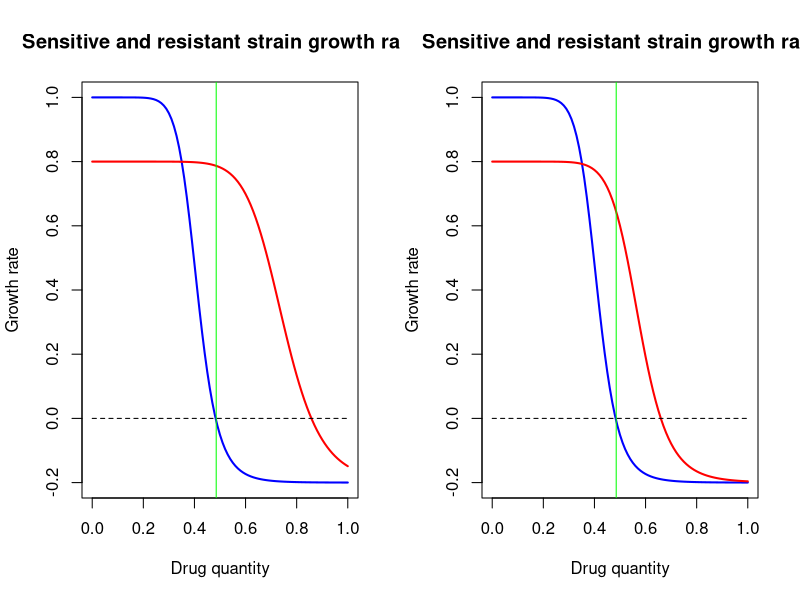
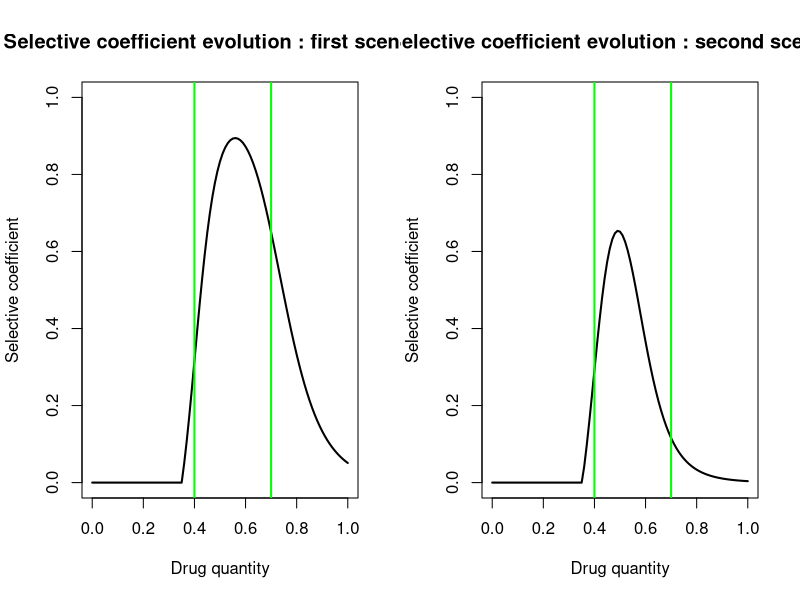
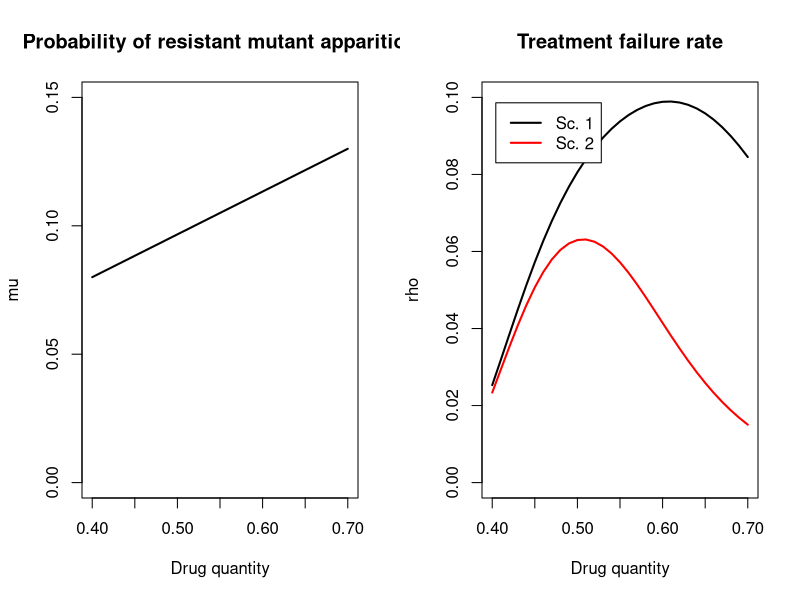
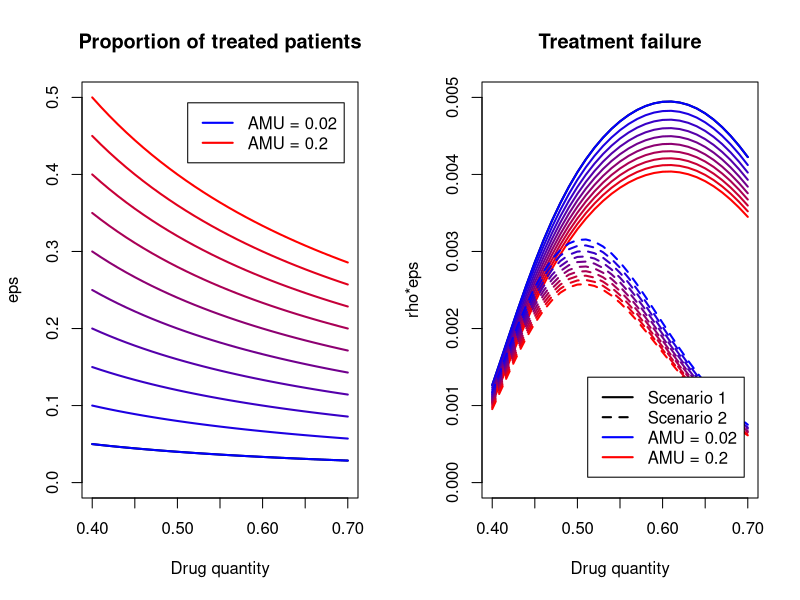
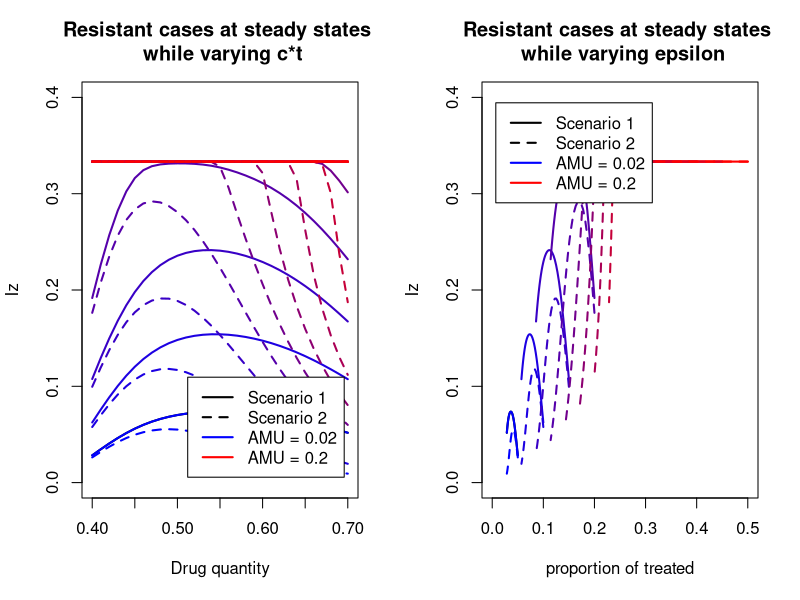
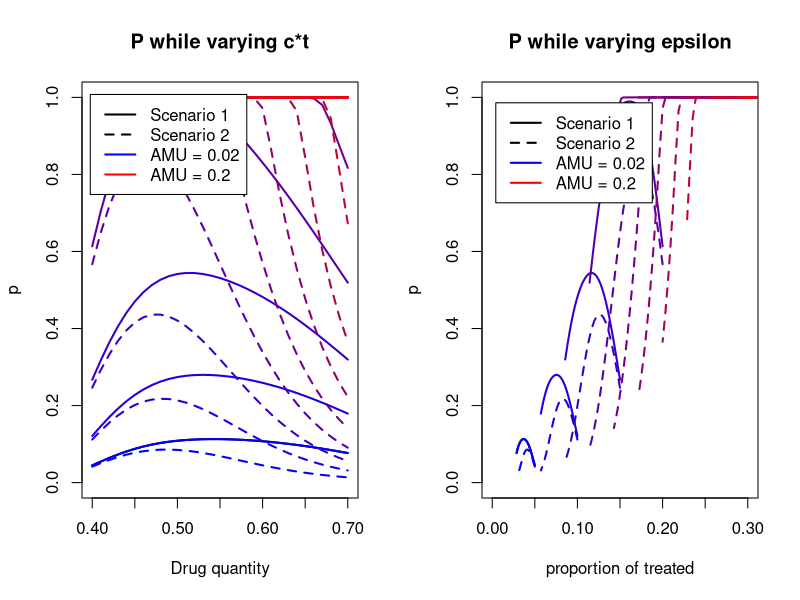
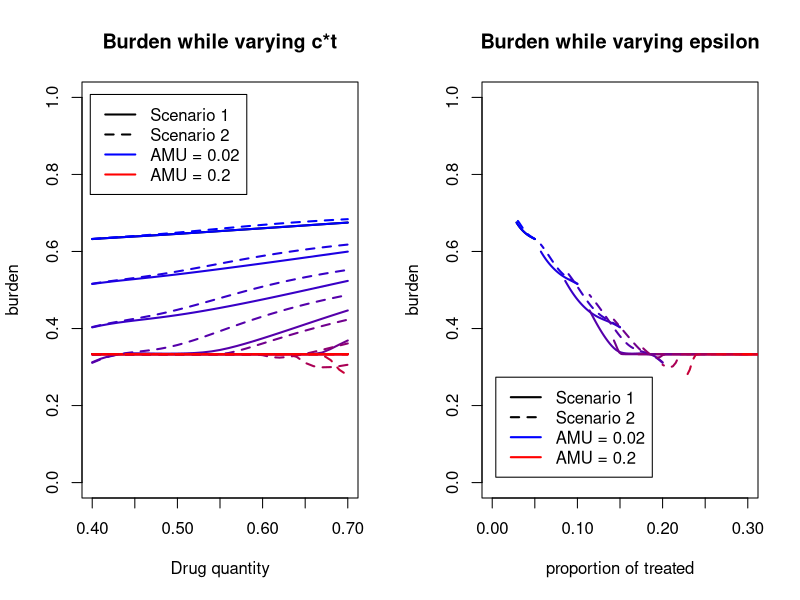
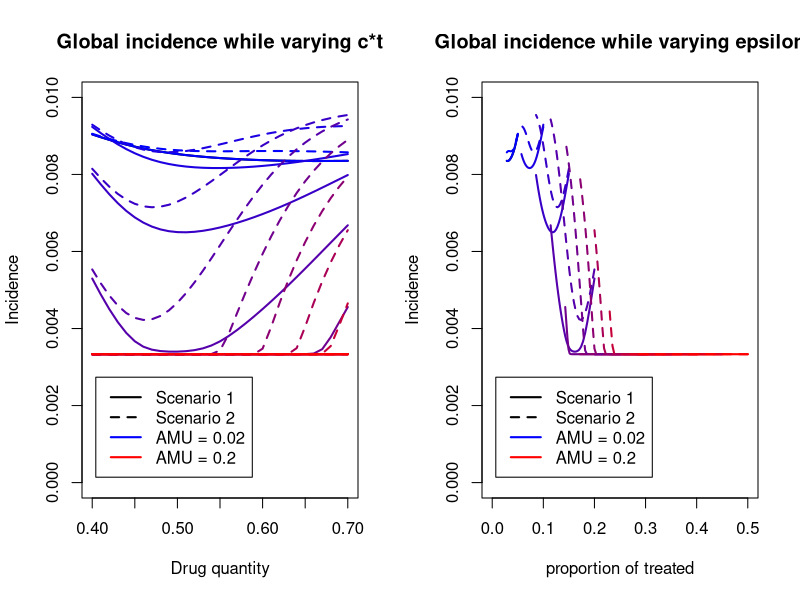

Write the R code that produced these figures, in order.
## ---- chunk 1
library(plyr)

#per capita maximum growth rate of sensitive bact
max_sens_gr <- 1 
max_sens_gr2 <- 1 
#per capita maximum growth rate of resistant bact
max_res_gr <- 0.8
max_res_gr2 <- 0.8
#per capita minimum growth rate of sensitive bact
min_sens_gr <- -0.2
min_sens_gr2 <- -0.2
#per capita minimum growth rate of res bact
min_res_gr <- -0.2
min_res_gr2 <- -0.2
#minimum inhibitory concentration of sen bact

mic_sens <- 0.35
mic_sens2 <- 0.35
#minimum inhibitory concentration of res bact

mic_res <- 0.65
mic_res2 <- 0.5
#slope for sens bact
kappa_sens <- 10
kappa_sens2 <- 10
#slope for res bact  

kappa_res <- 10
kappa_res2 <- 10

param_sens <- c(max_sens_gr, min_sens_gr, mic_sens, kappa_sens)
param_sens2 <- c(max_sens_gr2, min_sens_gr2, mic_sens2, kappa_sens2)

param_res <- c(max_res_gr, min_res_gr, mic_res, kappa_res)
param_res2 <- c(max_res_gr2, min_res_gr2, mic_res2, kappa_res2)

#mutant emergence probability : we consider that if the amount of applied atb increases, the probability of resistant mutant apparition increases linearly
max_mu <- 0.13
min_mu <- 0.08
max_dot <- 10
min_dot <- 1

#range of intervention - cl=lowest clinically effective dose, cu maximum tolerable dose (toxicity)
cl=0.40
cu=0.70
n_values=(cu-cl)*100+1

drug_quantities <- seq(cl, cu, length.out = n_values )

AMU = c(0.02, 0.04, 0.06, 0.08, 0.10, 0.12, 0.14, 0.16, 0.18, 0.2)

prop_treated <- do.call(cbind, lapply(AMU, function (x) x/drug_quantities))

eps_max <- max(prop_treated)

#selection of corresponding borders in sel_coef vector

lowbound=cl*100+1
highbound=cu*100+1



x <- seq(0,1,by=0.01)
zoom <- 1
## ---- chunk 2



growth = function(x, maxv, minv, micv, slopev) {
  y <- maxv - ((maxv - minv)*(x/micv)^slopev)/((x/micv)^slopev - maxv/minv)
  return(y)
}



colglob <- colorRampPalette(c("blue", "red"))

colforcol <- colglob(length(AMU))


linfun <- function(x, t, ltype){
  lines(t, unlist(x), lty=ltype, lwd=2, col=colforcol[as.numeric(parent.frame()$i)])
}

## ---- chunk 3


gr_sens <- lapply(x, growth, max_sens_gr, min_sens_gr, mic_sens, kappa_sens)

gr_res <- lapply(x, growth, max_res_gr, min_res_gr, mic_res, kappa_res)

gr_sens2 <- lapply(x, growth, max_sens_gr2, min_sens_gr2, mic_sens2, kappa_sens2)

gr_res2 <- lapply(x, growth, max_res_gr2, min_res_gr2, mic_res2, kappa_res2)

MIC <- sum(gr_sens>0)/length(gr_sens)
MICres <- sum(gr_res>0)/length(gr_res)
MICres2 <- sum(gr_res2>0)/length(gr_res2)
## ---- chunk 4
par(mfrow=c(1,2))

plot(x, gr_sens, main="Sensitive and resistant strain growth rate", xlab="Drug quantity", ylab="Growth rate", ylim=c(-0.2,1), lwd=2, type="l", col='blue')

lines(x, gr_res, type='l', col='red', lwd=2)

lines(x, rep(0, length(x)), type='l', col='black', lwd=1, lty=2)
abline(v=MIC, col='green')


plot(x, gr_sens2, main="Sensitive and resistant strain growth rate", xlab="Drug quantity", ylab="Growth rate", ylim=c(-0.2,1), lwd=2, type="l", col='blue')

lines(x, gr_res2, type='l', col='red', lwd=2)

lines(x, rep(0, length(x)), type='l', col='black', lwd=1, lty=2)
abline(v=MIC, col='green')

## ---- chunk 5
gr_sens <- unlist(gr_sens)
gr_sens2 <- unlist(gr_sens2)
gr_res <- unlist(gr_res)
gr_res2 <- unlist(gr_res2)

sel_coef <- gr_res - gr_sens
sel_coef2 <- gr_res2 - gr_sens2

sel_coef[which(sel_coef<0)] <- 0
sel_coef2[which(sel_coef2<0)] <- 0


minSC <- sum(sel_coef==0)/length(sel_coef)

plot(x, sel_coef, main="Selective coefficient evolution : first scenario", xlab="Drug quantity", ylab="Selective coefficient", ylim=c(0,1), lwd=2, type="l", col='black')
abline(v=cl, col='green', lw=2)
abline(v=cu, col='green', lw=2)

plot(x, sel_coef2, main="Selective coefficient evolution : second scenario", xlab="Drug quantity", ylab="Selective coefficient", ylim=c(0,1), lwd=2, type="l", col='black')
abline(v=cl, col='green', lw=2)
abline(v=cu, col='green', lw=2)
## ---- chunk 6
mu_prob <- seq(min_mu, max_mu, length.out = n_values)
doses <- seq(cl, cu, length.out = n_values)

plot(doses, mu_prob, main="Probability of resistant mutant apparition", xlab="Drug quantity", ylab="mu", ylim=c(0,0.15), lwd=2, type="l", col='black')

## ---- chunk 7
sel_sel_coef <- sel_coef[lowbound:highbound]
sel_sel_coef2 <- sel_coef2[lowbound:highbound]

rho1 <- sel_sel_coef*mu_prob
rho2 <- sel_sel_coef2*mu_prob

plot(doses, rho1, main="Treatment failure rate", xlab="Drug quantity", ylab="rho", lwd=2, type="l", col='black', ylim=c(0, 0.10))

lines(doses, rho2, type='l', col='red', lwd=2)

legend("topleft" , inset=.05, c("Sc. 1", "Sc. 2"), lty=c(1,1), lwd=c(2,2), col=c("black", "red"))

## ---- chunk 8



plot(doses, prop_treated[,1], main="Proportion of treated patients", xlab="Drug quantity", ylab="eps", ylim=c(0 , eps_max), lwd=2, type="l", col='black')

capture.output(apply(prop_treated, 2, linfun, doses, 1), file='NUL')

tag_min <- paste('AMU =', AMU[1])
tag_max <- paste('AMU =', AMU[length(AMU)])

legend("topright" , inset=.05, c(tag_min, tag_max), lty=c(1,1), lwd=c(2,2), col=c("blue", "red"))

## ---- chunk 9


treat_fail <- do.call(cbind, lapply(prop_treated, function (x) x*rho1))
treat_fail2 <- do.call(cbind, lapply(prop_treated, function (x) x*rho2))

plot(doses, treat_fail[,1], main="Treatment failure", xlab="Drug quantity", ylab="rho*eps", lwd=2, type="l", col='black', ylim=c(0, 0.005))

capture.output(apply(treat_fail, 2, linfun, doses, 1), file='NUL')
capture.output(apply(treat_fail2, 2, linfun, doses, 2), file='NUL')

legend("bottomright" , inset=.05, c('Scenario 1', 'Scenario 2', tag_min, tag_max), lty=c(1,2,1,1), lwd=c(2,2,2,2), col=c("black", "black", "blue", "red"))


## ---- chunk 10

library(deSolve)


options("scipen" = 10)

# initial state:
N <- 1
prop <- 0.01 #initial value of Iw and Iz

# time:
a <- 4000 #time span
m <- 1 #time step

# parameters
pbeta_w <- 0.04 #transmission parameter of Iw
pbeta_z <- 0.015 #transmission parameter of Iz

pgammaa <- 0.01 #innate recovery rate
pgamma_tilt <- 0.1 #recovery rate of Iw when treated by antibiotics



## ---- chunk 11

varying_par <- cbind(prop_treated, rho1)

varying_par2 <- cbind(prop_treated, rho2)


parameters <- c(beta_w=pbeta_w, beta_z=pbeta_z, gamma=pgammaa, gamma_prim=pgamma_tilt, eps=0, rho=0)

state <- c(S=1-2*prop, Iw=prop, Iz=prop, new_Iz=0, new_Iw=0)

times=seq(0, a, by=m)

SIS=function(times, state, parameters){
  with(as.list(c(state,parameters)),
       {dS = - beta_w*Iw*S - beta_z*Iz*S + gamma*(1-eps)*Iw + gamma_prim*eps*Iw + gamma*Iz
        dIw = beta_w*Iw*S + (1-eps)*beta_w*Iw*Iz - eps*beta_z*Iz*Iw - rho*eps*Iw - gamma*(1-eps)*Iw - gamma_prim*eps*Iw
        dIz = beta_z*Iz*S + eps*beta_z*Iz*Iw + rho*eps*Iw - (1-eps)*beta_w*Iw*Iz - gamma*Iz
        dnewIw = beta_w*Iw*S
        dnewIz = beta_z*Iz*S
        list(c(dS, dIw, dIz, dnewIw, dnewIz))
       })
}

calc_fun = function(x) {
  parameters[5] <- x[1]
  parameters[6] <- x[2]
  out=as.data.frame(
  ode(y=state, times=times, func=SIS, parms=parameters))
  return(out)
}



## ---- chunk 12
out_sc1 <- do.call(cbind, apply(cbind(varying_par[,1], varying_par[,ncol(varying_par)]), 1 , calc_fun))


for (i in 2:(ncol(varying_par)-1)) {
  out <- do.call(cbind, apply(cbind(varying_par[,i], varying_par[,ncol(varying_par)]), 1 , calc_fun))
  out_sc1 <- cbind(out_sc1, out)
}


out_sc2 <- do.call(cbind, apply(cbind(varying_par2[,1], varying_par2[,ncol(varying_par2)]), 1 , calc_fun))

for (i in 2:(ncol(varying_par2)-1)) {
  out2 <- do.call(cbind, apply(cbind(varying_par2[,i], varying_par2[,ncol(varying_par2)]), 1 , calc_fun))
  out_sc2 <- cbind(out_sc2, out2)
}

## ---- chunk 13

niz <- seq(4, ncol(out_sc1), by=6)
niw <- seq(3, ncol(out_sc1), by=6)
inciw <- seq(5, ncol(out_sc1), by=6)
inciz <- seq(6, ncol(out_sc1), by=6)

iz_steady <- out_sc1[nrow(out_sc1),niz]
iz_steady2 <- out_sc2[nrow(out_sc2),niz]

iw_steady <- out_sc1[nrow(out_sc1),niw]
iw_steady2 <- out_sc2[nrow(out_sc2),niw]

inciw_steady <- out_sc1[,inciw]
inciw_steady2 <- out_sc2[,inciw]

inciz_steady <- out_sc1[,inciz]
inciz_steady2 <- out_sc2[,inciz]


## ---- chunk 14
incid = function(x, zoom) {
  der <- rep(0, length(x))
  for (i in 2:length(x)) {
    der[i] <- x[i]-x[i-1]
  }
  return(der)
}

NewIz <- apply(inciz_steady, 2, incid, zoom)
NewIz2 <- apply(inciz_steady2, 2, incid, zoom)

NewIw <- apply(inciw_steady, 2, incid, zoom)
NewIw2 <- apply(inciw_steady2, 2, incid, zoom)

newiz_ss <- NewIz[nrow(NewIz),]
newiz_ss2 <- NewIz2[nrow(NewIz2),]

newiw_ss <- NewIw[nrow(NewIw),]
newiw_ss2 <- NewIw2[nrow(NewIw2),]
## ---- chunk 15
iz_steady <- matrix(unlist(iz_steady), nrow=length(doses))
iz_steady2 <- matrix(unlist(iz_steady2), nrow=length(doses))

iw_steady <- matrix(unlist(iw_steady), nrow=length(doses))
iw_steady2 <- matrix(unlist(iw_steady2), nrow=length(doses))

newiz_ss <- matrix(unlist(newiz_ss), nrow=length(doses))
newiz_ss2 <- matrix(unlist(newiz_ss2), nrow=length(doses))

newiw_ss <- matrix(unlist(newiw_ss), nrow=length(doses))
newiw_ss2 <- matrix(unlist(newiw_ss2), nrow=length(doses))

p <- iz_steady/(iw_steady+iz_steady)
p2 <- iz_steady2/(iw_steady2+iz_steady2)

p_incid <- newiz_ss/(newiz_ss+newiw_ss)
p_incid2 <- newiz_ss2/(newiz_ss2+newiw_ss2)


burden <- iz_steady+iw_steady
burden2 <- iz_steady2+iw_steady2
## ---- chunk 16
plot(doses, iz_steady[,1], main="Resistant cases at steady states \n while varying c*t", xlab="Drug quantity", ylab="Iz", ylim=c(0,0.40), lwd=2, lty=1, type="l", col='black')

capture.output(apply(iz_steady, 2, linfun, doses, 1), file='NUL')
capture.output(apply(iz_steady2, 2, linfun, doses, 2), file='NUL')

legend("bottomright" , inset=.05, c('Scenario 1', 'Scenario 2', tag_min, tag_max), lty=c(1,2,1,1), lwd=c(2,2,2,2), col=c("black", "black", "blue", "red"))


plot(prop_treated[,1], iz_steady[,1], main="Resistant cases at steady states \n while varying epsilon", xlab="proportion of treated", ylab="Iz", ylim=c(0,0.40), xlim=c(0,eps_max), lwd=2, type="l", col='black')

for (i in 1:ncol(prop_treated)) {
  lines(prop_treated[,i], iz_steady[,i], col=colforcol[i], lty=1, lwd=2)
}
for (i in 1:ncol(prop_treated)) {
  lines(prop_treated[,i], iz_steady2[,i], col=colforcol[i], lty=2, lwd=2)
}

legend("topleft" , inset=.05, c('Scenario 1', 'Scenario 2', tag_min, tag_max), lty=c(1,2,1,1), lwd=c(2,2,2,2), col=c("black", "black", "blue", "red"))

## ---- chunk 17
plot(doses, p[,1], main="P while varying c*t", xlab="Drug quantity", ylab="p", ylim=c(0,1), lwd=2, type="l", col='black')

capture.output(apply(p, 2, linfun, doses, 1), file='NUL')
capture.output(apply(p2, 2, linfun, doses, 2), file='NUL')

legend("topleft" , inset=.03, c('Scenario 1', 'Scenario 2', tag_min, tag_max), lty=c(1,2,1,1), lwd=c(2,2,2,2), col=c("black", "black", "blue", "red"))


plot(prop_treated[,1], p[,1], main="P while varying epsilon", xlab="proportion of treated", ylab="p", ylim=c(0,1), xlim=c(0,0.3), lwd=2, type="l", col='black')

for (i in 1:ncol(prop_treated)) {
  lines(prop_treated[,i], p[,i], col=colforcol[i], lty=1, lwd=2)
}
for (i in 1:ncol(prop_treated)) {
  lines(prop_treated[,i], p2[,i], col=colforcol[i], lty=2, lwd=2)
}

legend("topleft" , inset=.05, c('Scenario 1', 'Scenario 2', tag_min, tag_max), lty=c(1,2,1,1), lwd=c(2,2,2,2), col=c("black", "black", "blue", "red"))

## ---- chunk 18
plot(doses, burden[,1], main="Burden while varying c*t", xlab="Drug quantity", ylab="burden", ylim=c(0,1), lwd=2, type="l", col='black')

capture.output(apply(burden, 2, linfun, doses, 1), file='NUL')
capture.output(apply(burden2, 2, linfun, doses, 2), file='NUL')

legend("topleft" , inset=.03, c('Scenario 1', 'Scenario 2', tag_min, tag_max), lty=c(1,2,1,1), lwd=c(2,2,2,2), col=c("black", "black", "blue", "red"))

plot(prop_treated[,1], burden[,1], main="Burden while varying epsilon", xlab="proportion of treated", ylab="burden", ylim=c(0,1), xlim=c(0,0.3), lwd=2, type="l", col='black')

for (i in 1:ncol(prop_treated)) {
  lines(prop_treated[,i], burden[,i], col=colforcol[i], lty=1, lwd=2)
}
for (i in 1:ncol(prop_treated)) {
  lines(prop_treated[,i], burden2[,i], col=colforcol[i], lty=2, lwd=2)
}

legend("bottomleft" , inset=.05, c('Scenario 1', 'Scenario 2', tag_min, tag_max), lty=c(1,2,1,1), lwd=c(2,2,2,2), col=c("black", "black", "blue", "red"))

## ---- chunk 19
newcase <- newiw_ss+newiz_ss
newcase2 <- newiw_ss2+newiz_ss2


plot(doses, newcase[,1], main="Global incidence while varying c*t", xlab="Drug quantity", ylab="Incidence", ylim=c(0,0.01), lwd=2, type="l", col='black')

capture.output(apply(newcase, 2, linfun, doses, 1), file='NUL')
capture.output(apply(newcase2, 2, linfun, doses, 2), file='NUL')

legend("bottomleft" , inset=.05, c('Scenario 1', 'Scenario 2', tag_min, tag_max), lty=c(1,2,1,1), lwd=c(2,2,2,2), col=c("black", "black", "blue", "red"))



plot(prop_treated[,1], newcase[,1], main="Global incidence while varying epsilon", xlab="proportion of treated", ylab="Incidence", ylim=c(0,0.01), xlim=c(0,eps_max), lwd=2, type="l", col='black')

for (i in 1:ncol(prop_treated)) {
  lines(prop_treated[,i], newcase[,i], col=colforcol[i], lty=1, lwd=2)
}
for (i in 1:ncol(prop_treated)) {
  lines(prop_treated[,i], newcase2[,i], col=colforcol[i], lty=2, lwd=2)
}

legend("bottomleft" , inset=.05, c('Scenario 1', 'Scenario 2', tag_min, tag_max), lty=c(1,2,1,1), lwd=c(2,2,2,2), col=c("black", "black", "blue", "red"))
